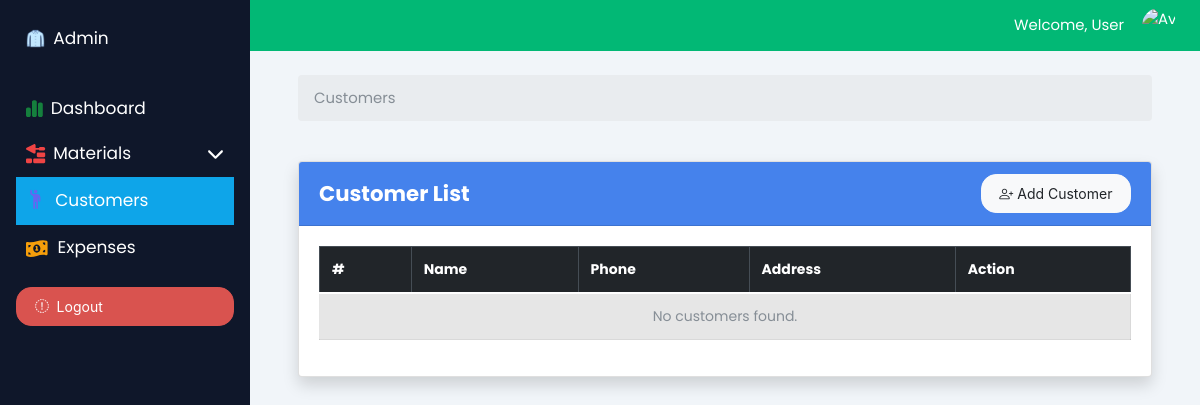
The page /admin/customers.php on the database as committed earlier.
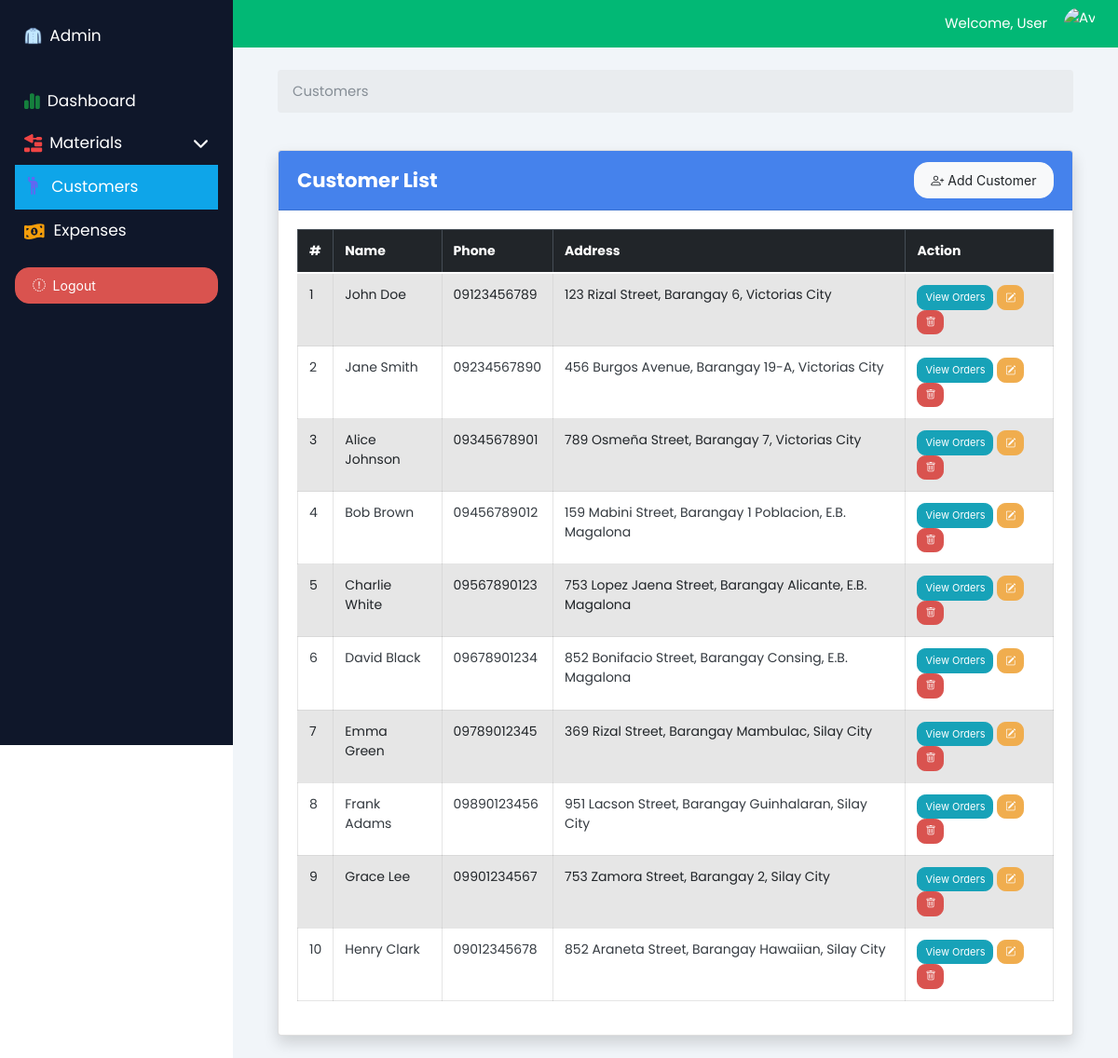
The same page on the database as committed later.
### tables this page shows
CREATE TABLE `customers` (
  `customer_id` int(11) NOT NULL,
  `name` varchar(255) NOT NULL,
  `phone` varchar(50) DEFAULT NULL,
  `address` text DEFAULT NULL,
  `created_at` timestamp NOT NULL DEFAULT current_timestamp()
);

### models/admin_account.php (called while the page is built, shortened)
<?php
function getAccountInfo($conn) {
    if (!isset($_SESSION['account_id'])) {
        return null;
    }
}
?>

### models/admin_customers.php (called while the page is built)
<?php
function getCustomers($conn) {
    $sql = "SELECT customer_id, name, phone, address, created_at FROM customers ORDER BY created_at DESC";
    $result = $conn->query($sql);
    if ($result->num_rows > 0) {
        $customers = [];
        while ($row = $result->fetch_assoc()) {
            $customers[] = $row;
        }
        return $customers;
    } else {
        return [];
    }
}
?>

### admin/customers.php (the view, shortened to what this page needs)
<?php
require '../inc/database.php';
require '../models/admin_account.php';
require '../models/admin_customers.php';
$account_info = getAccountInfo($conn);
$customers = getCustomers($conn);
?>
<!DOCTYPE html>
<html lang="en">
<head>
    <?php require '../inc/head.php'; ?>
    <link rel="stylesheet" href="../public/css/main.css">
</head>
<body class="poppins-regular">
    <?php require 'partials/sidebar.php'; ?>
    <div class="flex-grow-1 bg-slate-100">
        <?php require 'partials/header.php'; ?>
        <div class="container mt-4 px-5">
            <div class="row mb-4">
                <div class="col-md-12">
                    <nav aria-label="breadcrumb">
                        <ol class="breadcrumb">
                            <li class="breadcrumb-item active" aria-current="page">Customers</li>
                        </ol>
                    </nav>
                </div>
            </div>
            <div class="row mb-4">
                <div class="col-md-12">
                    <div class="card shadow">
                        <div class="card-header bg-primary text-white d-flex justify-content-between align-items-center">
                            <h5 class="mb-0">Customer List</h5>
                            <button class="btn btn-light">
                                <i class="bi bi-person-plus"></i> Add Customer
                            </button>
                        </div>
                        <div class="card-body">
                            <div class="table-responsive">
                                <table class="table table-bordered table-striped text-sm">
                                    <thead class="table-dark">
                                        <tr>
                                            <th>#</th>
                                            <th>Name</th>
                                            <th>Phone</th>
                                            <th>Address</th>
                                            <th>Action</th>
                                        </tr>
                                    </thead>
                                    <tbody>
                                        <?php if (!empty($customers)) : ?>
                                            <?php foreach ($customers as $index => $customer) : ?>
                                                <tr>
                                                    <td><?= $index + 1 ?></td>
                                                    <td><?= htmlspecialchars($customer['name']) ?></td>
                                                    <td><?= htmlspecialchars($customer['phone']) ?></td>
                                                    <td><?= htmlspecialchars($customer['address']) ?></td>
                                                    <td>
                                                        <button class="btn btn-info btn-sm">View Orders</button>
                                                        <button class="btn btn-warning btn-sm">
                                                            <i class="bi bi-pencil-square"></i>
                                                        </button>
                                                        <button class="btn btn-danger btn-sm">
                                                            <i class="bi bi-trash"></i>
                                                        </button>
                                                    </td>
                                                </tr>
                                            <?php endforeach; ?>
                                        <?php else : ?>
                                            <tr>
                                                <td colspan="5" class="text-center text-muted">No customers found.</td>
                                            </tr>
                                        <?php endif; ?>
                                    </tbody>
                                </table>
                            </div>
                        </div>
                    </div>
                </div>
            </div>
        </div>
    </div>
</body>
</html>

### inc/head.php (shortened to what this page needs)
<link href="https://cdn.jsdelivr.net/npm/bootstrap@5.0.2/dist/css/bootstrap.min.css" rel="stylesheet">
<link rel="stylesheet" href="https://cdn.jsdelivr.net/npm/bootstrap-icons/font/bootstrap-icons.css">
<link rel="stylesheet" href="https://cdnjs.cloudflare.com/ajax/libs/font-awesome/6.4.2/css/all.min.css">
<link rel="stylesheet" href="https://cdn.jsdelivr.net/npm/bootswatch@4.5.2/dist/litera/bootstrap.min.css">
<link rel="stylesheet" href="../public/css/main.css">

### admin/partials/sidebar.php (shortened to what this page needs)
<div class="sidebar d-flex flex-column p-3">
    <a href="#" class="mb-4">
        <img src="../public/images/shirt.png" alt="Dashboard Icon" class="icon" style="width: 1.2rem; height: 1.2rem;">
        <span class="text ms-2">Admin</span>
    </a>
    <a href="index.php" class="<?= in_array(basename($_SERVER['PHP_SELF']), ['index.php', 'index_table_view.php', 'clinical_info.php', 'transferred_residents.php', 'deceased_residents.php']) ? 'active' : '' ?>">
        <i class="icon fa-solid fa-chart-simple text-green-700"></i>
        <span class="text ms-2">Dashboard</span>
    </a>
    <a href="#materialsSubmenu" class="d-flex align-items-center" data-bs-toggle="collapse" role="button" aria-expanded="false" aria-controls="materialsSubmenu">
        <i class="icon fa-solid fa-trowel-bricks text-red-500"></i>
        <span class="text ms-2">Materials</span>
        <i class="fas fa-chevron-down ms-auto"></i>
    </a>
    <a href="customers.php" class="<?= in_array(basename($_SERVER['PHP_SELF']), ['customers.php']) ? 'active' : '' ?>">
        <i class="icon bi bi-person-raised-hand text-indigo-500"></i>
        <span class="text">Customers</span>
    </a>
    <a href="expenses.php" class="<?= in_array(basename($_SERVER['PHP_SELF']), ['expenses.php']) ? 'active' : '' ?>">
        <i class="icon fa-solid fa-money-bill-1-wave text-amber-500"></i>
        <span class="text">Expenses</span>
    </a>
    <button id="logoutBtn" class="btn btn-danger w-100 d-flex align-items-center mt-3">
        <i class="fa-solid fa-box-arrow-right me-2"></i> Logout
    </button>
</div>

### admin/partials/header.php (shortened to what this page needs)
<nav class="navbar navbar-expand-lg navbar-dark bg-dark header p-2">
    <div class="container-fluid">
        <div class="ms-auto avatar-menu dropdown">
            <span class="me-2">Welcome, <?= htmlspecialchars($account_info['username'] ?? 'User'); ?></span>
            <img src="<?= htmlspecialchars($account_info['profile_pic']); ?>" alt="Avatar" class="dropdown-toggle" data-bs-toggle="dropdown" aria-expanded="false">
        </div>
    </div>
</nav>

### public/css/main.css (style rules this page uses)
.poppins-regular { font-family: "Poppins", sans-serif; font-weight: 400; font-style: normal; }
* { margin: 0; padding: 0; box-sizing: border-box; }
body { display: flex; }
a { text-decoration: none; }
.sidebar { min-width: 250px; max-width: 250px; background-color: #0f172a; height: 100vh; position: sticky; top: 0; }
.sidebar a { color: #fff; padding: 10px; display: flex; align-items: center; text-decoration: none; }
.sidebar a.active { background-color: #0ea5e9; }
.sidebar .icon { font-size: 1.2rem; display: inline; }
.sidebar .text { margin-left: 10px; display: none; }
@media (min-width: 768px) { .sidebar { min-width: 250px; } }
@media (min-width: 768px) { .sidebar .text { display: inline; } }
.header { position: sticky; top: 0; width: 100%; z-index: 1000; }
.avatar-menu { display: flex; align-items: center; color: #fff; }
.avatar-menu img { width: 35px; height: 35px; border-radius: 50%; margin-left: 10px; }
.text-red-500 { color: #ef4444; }
.text-amber-500 { color: #f59e0b; }
.text-green-700 { color: #15803d; }
.text-indigo-500 { color: #6366f1; }
.bg-slate-100 { background-color: #f1f5f9; }
.text-sm { font-size: 0.875rem; }

Rows that differ between the two databases and show on the page:
added customers: name "John Doe", phone "09123456789", address "123 Rizal Street, Barangay 6, Victorias City"
added customers: name "Jane Smith", phone "09234567890", address "456 Burgos Avenue, Barangay 19-A, Victorias City"
added customers: name "Alice Johnson", phone "09345678901", address "789 Osmeña Street, Barangay 7, Victorias City"
added customers: name "Bob Brown", phone "09456789012", address "159 Mabini Street, Barangay 1 Poblacion, E.B. Magalona"
added customers: name "Charlie White", phone "09567890123", address "753 Lopez Jaena Street, Barangay Alicante, E.B. Magalona"
added customers: name "David Black", phone "09678901234", address "852 Bonifacio Street, Barangay Consing, E.B. Magalona"
added customers: name "Emma Green", phone "09789012345", address "369 Rizal Street, Barangay Mambulac, Silay City"
added customers: name "Frank Adams", phone "09890123456", address "951 Lacson Street, Barangay Guinhalaran, Silay City"
added customers: name "Grace Lee", phone "09901234567", address "753 Zamora Street, Barangay 2, Silay City"
added customers: name "Henry Clark", phone "09012345678", address "852 Araneta Street, Barangay Hawaiian, Silay City"
Other text that changed with them:
text no longer shown: "No customers found."
